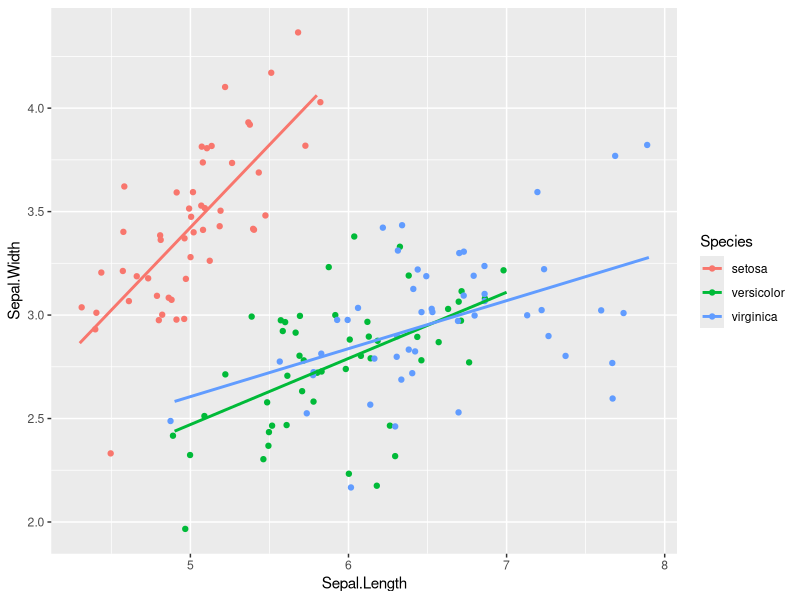
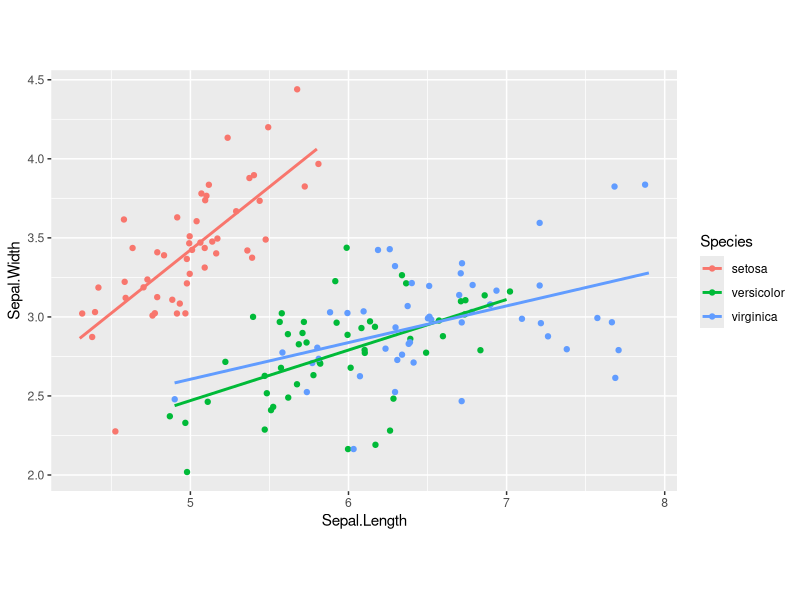

These charts were generated, in order, by the following R code:
## ---- chunk 1
knitr::opts_chunk$set(error = TRUE, collapse = TRUE, comment = "#>")
## ---- chunk 2
library(readr)
library(dplyr)
library(ggplot2)
library(tidyr)
library(skimr)
library(knitr)
library(kableExtra)
library(RColorBrewer)
## ---- chunk 3
# Basic ggplot() command, coded for you
p1 <- ggplot(mtcars, aes(x = wt, y = hp, col = am)) + 
  geom_point() + 
  geom_smooth() +
  ggtitle("Plot with smoothing")
# Add scale_x_continuous()
p2 <- p1 + scale_x_continuous(limits = c(3, 6), expand = c(0, 0)) +
  ggtitle("Plot with scale_x_continuous()")
# Add coord_cartesian(): the proper way to zoom in
p3 <- p2 + coord_cartesian(xlim = c(3, 6)) +
  ggtitle("Plot with coord_cartesian()")

## ---- chunk 4
# multiplot(p1, p2, p3, cols = 2)
## ---- chunk 5
# Complete basic scatter plot function
base.plot <- ggplot(iris, aes(x = Sepal.Length, y = Sepal.Width, col = Species)) +
               geom_jitter() +
               geom_smooth(method = "lm", se = FALSE)

# Plot base.plot: default aspect ratio
base.plot

# Fix aspect ratio (1:1) of base.plot
base.plot + coord_equal()
## ---- chunk 6
# Create a stacked bar plot: wide.bar
wide.bar <- ggplot(mtcars, aes(x = 1, fill = factor(cyl))) +
              geom_bar()

# Convert wide.bar to pie chart
w2 <- wide.bar +
  coord_polar(theta = "y")

# Create stacked bar plot: thin.bar
thin.bar <- ggplot(mtcars, aes(x = 1, fill = factor(cyl))) +
              geom_bar(width =  0.1) +
              scale_x_continuous(limits = c(0.5,1.5))

# Convert thin.bar to "ring" type pie chart
t2 <- thin.bar + 
  coord_polar(theta = "y")

# multiplot(wide.bar, w2, thin.bar, t2, cols = 2)
